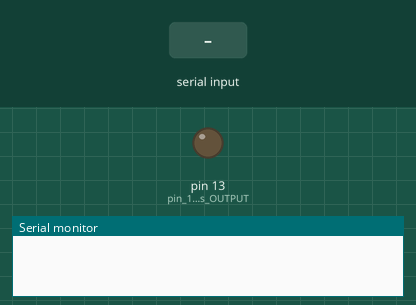
This sketch was run on a simulated Arduino Uno, built with avr-gcc and run on an emulated ATmega328P. Shown: output pins drawn as LEDs (lit = HIGH), the last lines printed to the serial monitor. Inputs (shaded band) come from the test bench.

Above: at 1.2 s.
1.3 s: "30,150\n" received over Serial
At 3.1 s:
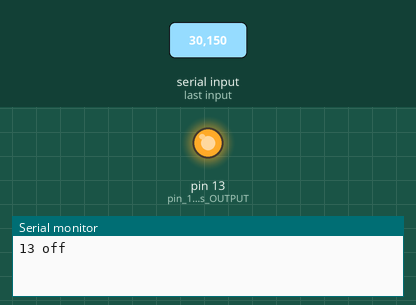
4.3 s: "1\n" received over Serial
At 4.9 s:
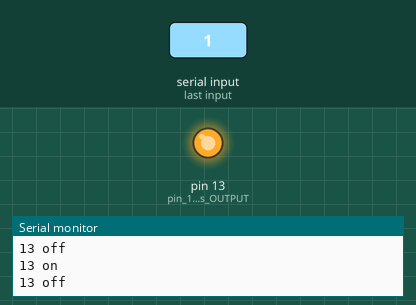
5.8 s: "90,45\n" received over Serial
At 7.2 s:
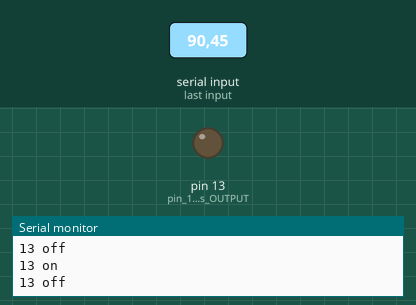
Timing chart, 0 to 8.8 s (numbered marks = the images above; inputs shaded):
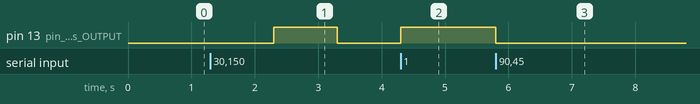

Measured:
- after the input at 1.3 s, pin 13 (pin_13__as_OUTPUT): LOW → HIGH after 1.0 s, → LOW 1.0 s later
- after the input at 4.3 s, pin 13 (pin_13__as_OUTPUT): LOW → HIGH at once
- after the input at 5.8 s, pin 13 (pin_13__as_OUTPUT): HIGH → LOW at once

The sketch:

bluetooth2.ino
```cpp
char val;         // variable to receive data from the serial port
int x;
void setup()
{
  pinMode(13, OUTPUT);  // pin 13  as OUTPUT

  Serial.begin(115200);       // start serial communication at 115200bps

}

void loop() {
  if( Serial.available() )       // if data is available to read
  {;}
    val = Serial.read();         // read it and store it in 'val'
    int x=val-'0';
  if( x == 0 )               // if '0' was received led 13 is switched off

  {
   digitalWrite(13, LOW);    // turn Off pin 13 off
delay(1000);                  // waits for a second
Serial.println("13 off");
  }

if( x == 1 )               // if '1' was received led 13 on
 {
    digitalWrite(13, HIGH);  // turn ON pin 13 on
    delay(1000);                  // waits for a second
    Serial.println("13 on");
  }
}
```
